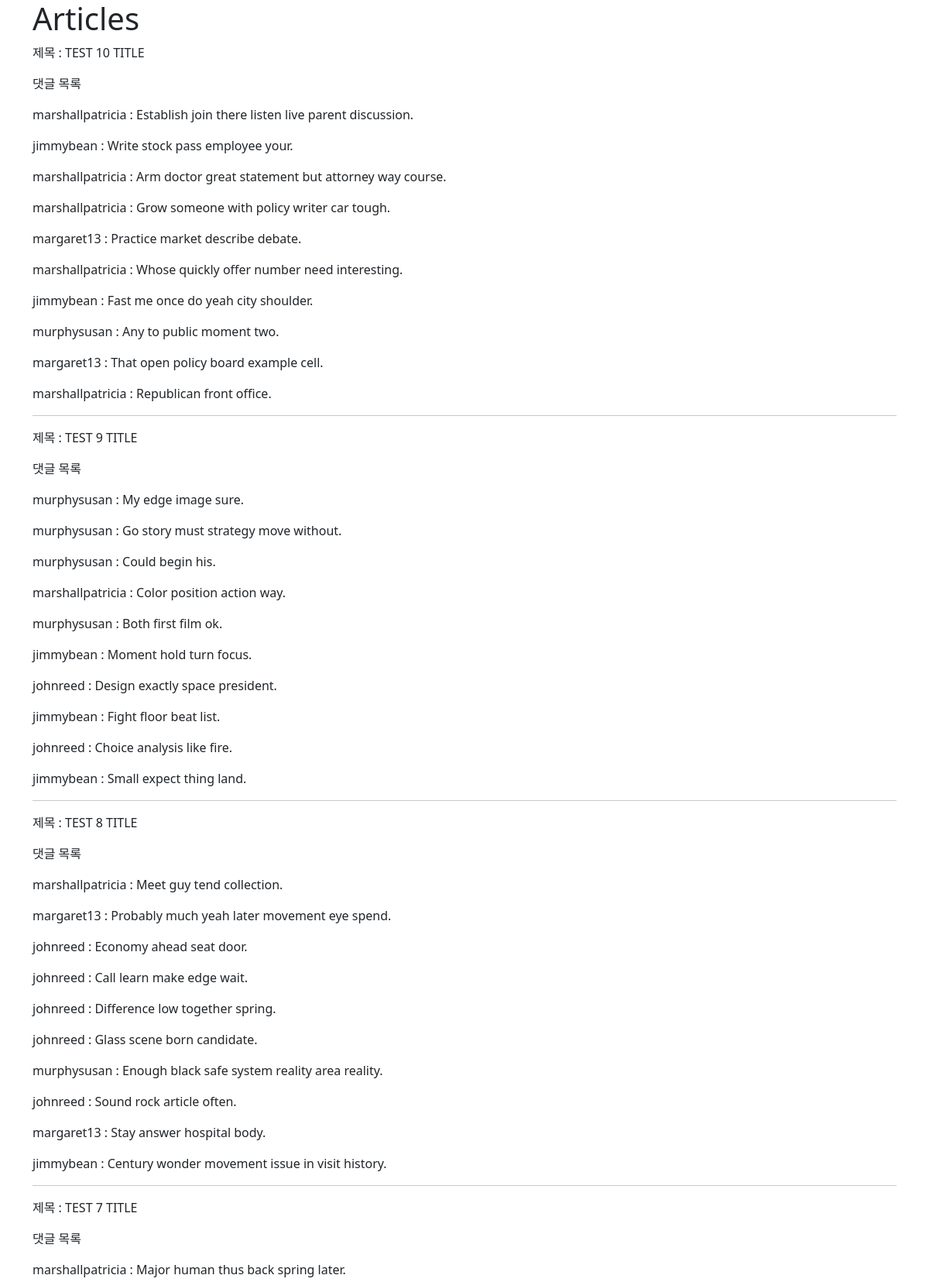
Screenshot of /articles/index-4/ (upper part) with the database file from the repository.
### articles/models.py (models this page shows, shortened)
class Article(models.Model):
    user = models.ForeignKey(settings.AUTH_USER_MODEL, on_delete=models.CASCADE)
    like_users = models.ManyToManyField(settings.AUTH_USER_MODEL, related_name='like_articles')
    title = models.CharField(max_length=10)
    content = models.TextField()
    created_at = models.DateTimeField(auto_now_add=True)
    updated_at = models.DateTimeField(auto_now=True)

class Comment(models.Model):
    article = models.ForeignKey(Article, on_delete=models.CASCADE)
    user = models.ForeignKey(settings.AUTH_USER_MODEL, on_delete=models.CASCADE)
    content = models.CharField(max_length=200)
    created_at = models.DateTimeField(auto_now_add=True)
    updated_at = models.DateTimeField(auto_now=True)

### accounts/models.py (models this page shows)
class User(AbstractUser):
    pass

### articles/views.py (the view)
# urls.py: path('index-4/', views.index_4),
def index_4(request):
    articles = Article.objects.prefetch_related(
        Prefetch('comment_set', queryset=Comment.objects.select_related('user'))
    ).order_by('-pk')
    context = {
        'articles': articles,
    }
    return render(request, 'articles/index_4.html', context)

### articles/templates/articles/index_4.html
{% extends 'base.html' %}
{% block content %}
  <h1>Articles</h1>
{% for article in articles %}
  <p>제목 : {{ article.title }}</p>
  <p>댓글 목록</p>
  {% for comment in article.comment_set.all %}
    <p>{{ comment.user.username }} : {{ comment.content }}</p>
  {% endfor %}
  <hr>
{% endfor %}
{% endblock content %}

### rows the page displays
Article: title "TEST 10 TITLE"
Comment: user.username "marshallpatricia", content "Establish join there listen live parent discussion."
Comment: user.username "jimmybean", content "Write stock pass employee your."
Comment: user.username "marshallpatricia", content "Arm doctor great statement but attorney way course."
Comment: user.username "marshallpatricia", content "Grow someone with policy writer car tough."
Comment: user.username "margaret13", content "Practice market describe debate."
Comment: user.username "marshallpatricia", content "Whose quickly offer number need interesting."
Comment: user.username "jimmybean", content "Fast me once do yeah city shoulder."
Comment: user.username "murphysusan", content "Any to public moment two."
Comment: user.username "margaret13", content "That open policy board example cell."
Comment: user.username "marshallpatricia", content "Republican front office."
Article: title "TEST 9 TITLE"
Comment: user.username "murphysusan", content "My edge image sure."
Comment: user.username "murphysusan", content "Go story must strategy move without."
Comment: user.username "murphysusan", content "Could begin his."
Comment: user.username "marshallpatricia", content "Color position action way."
Comment: user.username "murphysusan", content "Both first film ok."
Comment: user.username "jimmybean", content "Moment hold turn focus."
Comment: user.username "johnreed", content "Design exactly space president."
Comment: user.username "jimmybean", content "Fight floor beat list."
Comment: user.username "johnreed", content "Choice analysis like fire."
Comment: user.username "jimmybean", content "Small expect thing land."
Article: title "TEST 8 TITLE"
Comment: user.username "marshallpatricia", content "Meet guy tend collection."
Comment: user.username "margaret13", content "Probably much yeah later movement eye spend."
Comment: user.username "johnreed", content "Economy ahead seat door."
Comment: user.username "johnreed", content "Call learn make edge wait."
Comment: user.username "johnreed", content "Difference low together spring."
Comment: user.username "johnreed", content "Glass scene born candidate."
Comment: user.username "murphysusan", content "Enough black safe system reality area reality."
Comment: user.username "johnreed", content "Sound rock article often."
Comment: user.username "margaret13", content "Stay answer hospital body."
Comment: user.username "jimmybean", content "Century wonder movement issue in visit history."
Article: title "TEST 7 TITLE"
Comment: user.username "marshallpatricia", content "Major human thus back spring later."
